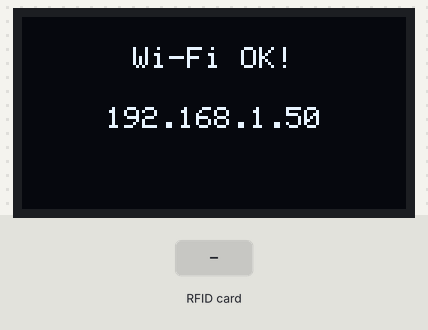
This sketch was run on a simulated ESP32. Shown: 128×64 one-colour display. The inputs (shaded band) are chosen by the test bench. WiFi joins after 1.5 s; servers stay silent unless stated; what the sketch prints to the serial monitor is not drawn.

Above: at 2.7 s.
At 5.9 s:
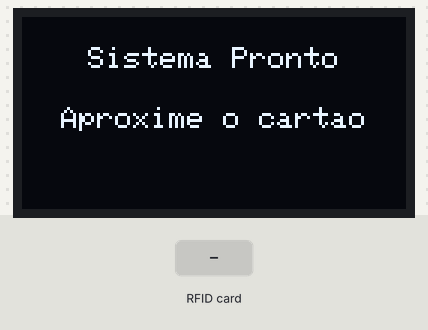
6.0 s: RFID card 5E 7A 19 C4 held to the reader
At 6.8 s:
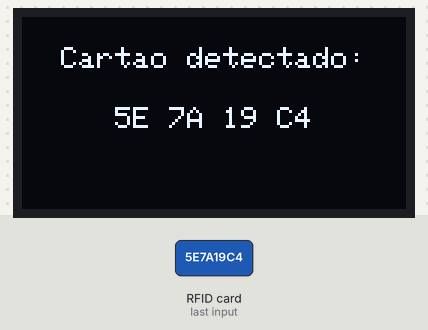
At 7.7 s:
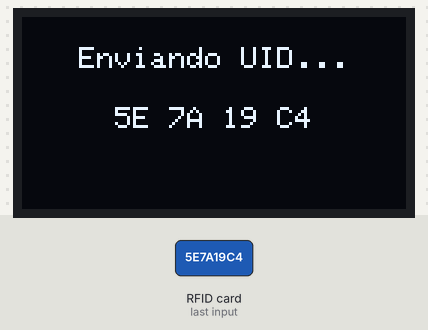
Timing chart, 0 to 9.2 s (numbered marks = the images above; inputs shaded):
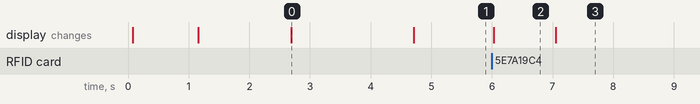

Measured:
- after the input at 6.0 s, the display: changes at once (image 2)
- what the display in image 0 shows lasts 2.0 s, from 2.7 s to 4.7 s
- what the display in image 2 shows lasts 1.1 s, from 6.0 s to 7.1 s

The sketch:

esp32_rfid_oled.ino
```cpp
/*
 * Projeto: Leitor RFID com Display OLED e Conexão Wi-Fi no ESP32
 * Autor: [Seu Nome/Empresa]
 * Data: 07/12/2025
 *
 * Descrição:
 * Este código realiza a leitura de tags/cartões RFID, exibe o UID em um display OLED
 * e conecta-se a uma rede Wi-Fi para futuro envio de dados a um servidor.
 *
 * O código foi atualizado para incluir:
 * - Conexão Wi-Fi com status exibido no OLED e Serial.
 * - Uma função para simular o envio do UID para um servidor.
 */

// =============================================================================
// Inclusão de Bibliotecas
// =============================================================================
#include <SPI.h>              // Biblioteca para comunicação SPI (necessária para o RC522)
#include <MFRC522.h>          // Biblioteca para o leitor RFID MFRC522
#include <Wire.h>             // Biblioteca para comunicação I2C (necessária para o OLED)
#include <Adafruit_GFX.h>     // Biblioteca gráfica principal da Adafruit
#include <Adafruit_SSD1306.h> // Biblioteca para o controlador de display OLED SSD1306
#include <WiFi.h>             // Biblioteca para funcionalidades Wi-Fi do ESP32

// =============================================================================
// Definições de Pinos e Constantes
// =============================================================================

// --- Configurações de Wi-Fi ---
// Substitua pelas credenciais da sua rede Wi-Fi
const char* WIFI_SSID = "RONALDO";
const char* WIFI_PASSWORD = "rona652307";

// --- Pinos para o Leitor RFID MFRC522 (Interface SPI) ---
#define RST_PIN  2 // Pino de Reset do RC522
#define SS_PIN   5  // Pino SS/SDA (Slave Select) do RC522

// --- Configurações do Display OLED (Interface I2C) ---
#define SCREEN_WIDTH 128 // Largura do display OLED em pixels
#define SCREEN_HEIGHT 64 // Altura do display OLED em pixels
#define OLED_ADDR   0x3C   // Endereço I2C do display OLED

// --- Outras Constantes ---
#define SERIAL_BAUD_RATE 115200 // Taxa de comunicação para o Serial Monitor
#define CARD_DETECT_DELAY 2000  // Tempo (em ms) que o UID fica na tela após detecção

// =============================================================================
// Instâncias de Objetos
// =============================================================================

MFRC522 mfrc522(SS_PIN, RST_PIN);
Adafruit_SSD1306 display(SCREEN_WIDTH, SCREEN_HEIGHT, &Wire, -1);

// =============================================================================
// Funções Auxiliares
// =============================================================================

/**
 * @brief Exibe uma mensagem centralizada no display OLED.
 */
void showMessageOnOLED(const String& line1, const String& line2 = "") {
  display.clearDisplay();
  display.setTextSize(1);

  int16_t x1 = (display.width() - (line1.length() * 6)) / 2;
  display.setCursor(x1 > 0 ? x1 : 0, 10);
  display.println(line1);

  if (line2 != "") {
    int16_t x2 = (display.width() - (line2.length() * 6)) / 2;
    display.setCursor(x2 > 0 ? x2 : 0, 30);
    display.println(line2);
  }

  display.display();
}

/**
 * @brief Inicializa o display OLED.
 */
void initOLED() {
  if (!display.begin(SSD1306_SWITCHCAPVCC, OLED_ADDR)) {
    Serial.println(F("Falha ao iniciar display OLED."));
    while (true);
  }
  display.clearDisplay();
  display.setTextColor(SSD1306_WHITE);
  display.display();
}

/**
 * @brief Inicializa o leitor RFID MFRC522.
 */
void initRFID() {
  SPI.begin();
  mfrc522.PCD_Init();
  Serial.println(F("Leitor RFID MFRC522 inicializado."));
  mfrc522.PCD_DumpVersionToSerial();
}

/**
 * @brief Conecta-se à rede Wi-Fi.
 *
 * Tenta conectar ao Wi-Fi e exibe o status no OLED e no Serial Monitor.
 */
void conectarWiFi() {
  Serial.println("Conectando ao Wi-Fi...");
  showMessageOnOLED("Conectando Wi-Fi...");

  WiFi.begin(WIFI_SSID, WIFI_PASSWORD);

  int tentativas = 0;
  while (WiFi.status() != WL_CONNECTED && tentativas < 20) {
    delay(500);
    Serial.print(".");
    tentativas++;
  }

  if (WiFi.status() == WL_CONNECTED) {
    Serial.println("\nWi-Fi conectado!");
    Serial.print("Endereco IP: ");
    Serial.println(WiFi.localIP());
    showMessageOnOLED("Wi-Fi OK!", WiFi.localIP().toString());
  } else {
    Serial.println("\nFalha ao conectar no Wi-Fi.");
    showMessageOnOLED("Falha no Wi-Fi");
  }
  delay(2000); // Aguarda para que a mensagem de status seja lida
}

/**
 * @brief Converte o array de bytes do UID para uma string hexadecimal.
 */
String uidToString(byte* buffer, byte bufferSize) {
  String uid = "";
  for (byte i = 0; i < bufferSize; i++) {
    if (buffer[i] < 0x10) {
      uid += "0";
    }
    uid += String(buffer[i], HEX);
    if (i < bufferSize - 1) {
      uid += " ";
    }
  }
  uid.toUpperCase();
  return uid;
}

/**
 * @brief Simula o envio do UID para um servidor.
 *
 * @param uid O UID do cartão a ser "enviado".
 */
void enviarUIDParaServidor(String uid) {
  Serial.print("Preparando para enviar UID: ");
  Serial.println(uid);
  showMessageOnOLED("Enviando UID...", uid);

  // --- PONTO DE EXPANSÃO: Envio HTTP ---
  // Aqui é onde você implementaria a lógica de envio real para um servidor.
  // Você pode usar a biblioteca HTTPClient do ESP32.
  //
  // Exemplo de como seria:
  //
  // #include <HTTPClient.h>
  //
  // if (WiFi.status() == WL_CONNECTED) {
  //   HTTPClient http;
  //   String serverUrl = "http://SEU_SERVIDOR/api/leitura";
  //
  //   http.begin(serverUrl);
  //   http.addHeader("Content-Type", "application/json");
  //
  //   String jsonPayload = "{\"uid\":\"" + uid + "\"}";
  //
  //   int httpResponseCode = http.POST(jsonPayload);
  //
  //   if (httpResponseCode > 0) {
  //     Serial.printf("Servidor respondeu com codigo: %d\n", httpResponseCode);
  //   } else {
  //     Serial.printf("Falha no envio. Codigo de erro: %s\n", http.errorToString(httpResponseCode).c_str());
  //   }
  //
  //   http.end();
  // } else {
  //   Serial.println("Wi-Fi desconectado. Nao foi possivel enviar o UID.");
  // }
  // ----------------------------------------------------

  delay(1000); // Apenas para simular o tempo de envio
}

// =============================================================================
// Setup e Loop Principal
// =============================================================================

void setup() {
  Serial.begin(SERIAL_BAUD_RATE);
  Serial.println(F("\nInicializando sistema..."));

  initOLED();
  showMessageOnOLED("Iniciando...");
  delay(1000);

  initRFID();

  conectarWiFi(); // Conecta ao Wi-Fi antes de iniciar o loop principal

  showMessageOnOLED("Sistema Pronto", "Aproxime o cartao");
  Serial.println(F("Sistema pronto. Aproxime um cartao RFID."));
}

void loop() {
  // Se o Wi-Fi cair, tenta reconectar (opcional, mas recomendado)
  if (WiFi.status() != WL_CONNECTED) {
    conectarWiFi();
  }

  // Procura por um novo cartão RFID
  if (mfrc522.PICC_IsNewCardPresent() && mfrc522.PICC_ReadCardSerial()) {

    String uid = uidToString(mfrc522.uid.uidByte, mfrc522.uid.size);

    Serial.print(F("Cartao detectado! UID: "));
    Serial.println(uid);

    showMessageOnOLED("Cartao detectado:", uid);
    delay(1000); // Pequeno delay para exibir o UID detectado

    // Chama a função que simula o envio do UID
    enviarUIDParaServidor(uid);

    mfrc522.PICC_HaltA();
    mfrc522.PCD_StopCrypto1();

    delay(CARD_DETECT_DELAY);

    showMessageOnOLED("Sistema Pronto", "Aproxime o cartao");
    Serial.println(F("\nAguardando novo cartao..."));
  }
}
```
